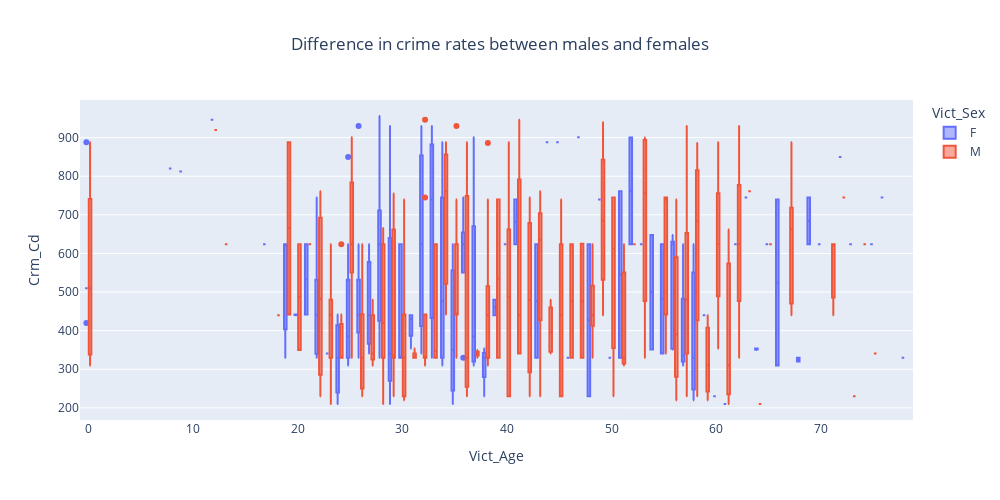

The code cell stored with this chart in its notebook:
### Code cell
import plotly.express as px
fig = px.box(gender, x='Vict_Age', y='Crm_Cd', color='Vict_Sex', title='Difference in crime rates between males and females')
fig.update_layout(width=1000, height=500,title_x=0.5)
fig.show()

### Figure 1 — Plotly figure (JSON) as saved in the notebook; plotly's stock layout.template omitted (floating-point values rounded to 4 significant figures; data arrays with more than 128 entries replaced by an {"elided": "..."} marker saying what was removed)
{"data": [{"alignmentgroup": "True", "hovertemplate": "Vict_Sex=F<br>Vict_Age=%{x}<br>Crm_Cd=%{y}<extra></extra>", "legendgroup": "F", "marker": {"color": "#636efa"}, "name": "F", "notched": false, "offsetgroup": "F", "orientation": "v", "showlegend": true, "type": "box", "x": {"elided": "155 int values"}, "x0": " ", "xaxis": "x", "y": {"elided": "155 int values"}, "y0": " ", "yaxis": "y"}, {"alignmentgroup": "True", "hovertemplate": "Vict_Sex=M<br>Vict_Age=%{x}<br>Crm_Cd=%{y}<extra></extra>", "legendgroup": "M", "marker": {"color": "#EF553B"}, "name": "M", "notched": false, "offsetgroup": "M", "orientation": "v", "showlegend": true, "type": "box", "x": {"elided": "278 int values"}, "x0": " ", "xaxis": "x", "y": {"elided": "278 int values"}, "y0": " ", "yaxis": "y"}], "layout": {"boxmode": "group", "height": 500, "legend": {"title": {"text": "Vict_Sex"}, "tracegroupgap": 0}, "title": {"text": "Difference in crime rates between males and females", "x": 0.5}, "width": 1000, "xaxis": {"anchor": "y", "domain": [0, 1], "title": {"text": "Vict_Age"}}, "yaxis": {"anchor": "x", "domain": [0, 1], "title": {"text": "Crm_Cd"}}}}
